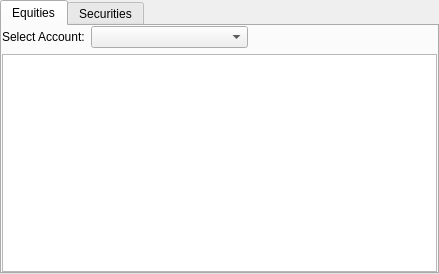
<?xml version="1.0" encoding="UTF-8"?>
<ui version="4.0">
 <class>KInvestmentView</class>
 <widget class="QWidget" name="KInvestmentView">
  <property name="geometry">
   <rect>
    <x>0</x>
    <y>0</y>
    <width>439</width>
    <height>274</height>
   </rect>
  </property>
  <property name="windowTitle">
   <string>Investment Summary</string>
  </property>
  <layout class="QVBoxLayout">
   <item>
    <widget class="QTabWidget" name="m_tab">
     <property name="currentIndex">
      <number>0</number>
     </property>
     <widget class="QWidget" name="m_equitiesTab">
      <attribute name="title">
       <string>Equities</string>
      </attribute>
      <layout class="QVBoxLayout">
       <property name="leftMargin">
        <number>0</number>
       </property>
       <property name="topMargin">
        <number>0</number>
       </property>
       <property name="rightMargin">
        <number>0</number>
       </property>
       <property name="bottomMargin">
        <number>0</number>
       </property>
       <item>
        <layout class="QHBoxLayout" stretch="70,250,300">
         <item>
          <widget class="QLabel" name="textLabel1">
           <property name="text">
            <string>Select Account:</string>
           </property>
           <property name="wordWrap">
            <bool>false</bool>
           </property>
          </widget>
         </item>
         <item>
          <widget class="KMyMoneyAccountCombo" name="m_accountComboBox"/>
         </item>
         <item>
          <spacer name="spacer1">
           <property name="orientation">
            <enum>Qt::Horizontal</enum>
           </property>
           <property name="sizeType">
            <enum>QSizePolicy::Expanding</enum>
           </property>
           <property name="sizeHint" stdset="0">
            <size>
             <width>280</width>
             <height>20</height>
            </size>
           </property>
          </spacer>
         </item>
        </layout>
       </item>
       <item>
        <layout class="QHBoxLayout">
         <item>
          <widget class="QTreeView" name="m_equitiesTree">
           <property name="contextMenuPolicy">
            <enum>Qt::CustomContextMenu</enum>
           </property>
           <property name="toolTip">
            <string>Summary of the equities contained in this account, showing your holdings and their most recent price.</string>
           </property>
           <property name="editTriggers">
            <set>QAbstractItemView::DoubleClicked</set>
           </property>
           <property name="showDropIndicator" stdset="0">
            <bool>false</bool>
           </property>
           <property name="alternatingRowColors">
            <bool>true</bool>
           </property>
           <property name="indentation">
            <number>0</number>
           </property>
           <property name="rootIsDecorated">
            <bool>false</bool>
           </property>
           <property name="itemsExpandable">
            <bool>false</bool>
           </property>
           <property name="sortingEnabled">
            <bool>true</bool>
           </property>
           <property name="allColumnsShowFocus">
            <bool>true</bool>
           </property>
          </widget>
         </item>
        </layout>
       </item>
      </layout>
     </widget>
     <widget class="QWidget" name="m_securitiesTab">
      <attribute name="title">
       <string>Securities</string>
      </attribute>
      <layout class="QHBoxLayout">
       <item>
        <layout class="QVBoxLayout" name="m_securitiesLayout">
         <item>
          <widget class="QLineEdit" name="m_searchSecurities"/>
         </item>
         <item>
          <widget class="QTreeView" name="m_securitiesTree">
           <property name="editTriggers">
            <set>QAbstractItemView::DoubleClicked</set>
           </property>
           <property name="showDropIndicator" stdset="0">
            <bool>false</bool>
           </property>
           <property name="alternatingRowColors">
            <bool>true</bool>
           </property>
           <property name="indentation">
            <number>0</number>
           </property>
           <property name="rootIsDecorated">
            <bool>false</bool>
           </property>
           <property name="itemsExpandable">
            <bool>false</bool>
           </property>
           <property name="sortingEnabled">
            <bool>true</bool>
           </property>
           <property name="allColumnsShowFocus">
            <bool>true</bool>
           </property>
           <property name="expandsOnDoubleClick">
            <bool>false</bool>
           </property>
          </widget>
         </item>
        </layout>
       </item>
       <item>
        <layout class="QVBoxLayout">
         <item>
          <widget class="QPushButton" name="m_editSecurityButton">
           <property name="toolTip">
            <string>Modify the selected entry</string>
           </property>
           <property name="whatsThis">
            <string>Change the security information of the selected entry.</string>
           </property>
           <property name="text">
            <string>Edit...</string>
           </property>
          </widget>
         </item>
         <item>
          <widget class="QPushButton" name="m_deleteSecurityButton">
           <property name="toolTip">
            <string>Delete this entry</string>
           </property>
           <property name="whatsThis">
            <string>Remove this security item from the file</string>
           </property>
           <property name="text">
            <string>Delete...</string>
           </property>
          </widget>
         </item>
         <item>
          <spacer name="spacer3">
           <property name="orientation">
            <enum>Qt::Vertical</enum>
           </property>
           <property name="sizeType">
            <enum>QSizePolicy::Expanding</enum>
           </property>
           <property name="sizeHint" stdset="0">
            <size>
             <width>20</width>
             <height>110</height>
            </size>
           </property>
          </spacer>
         </item>
         <item>
          <spacer name="spacer7">
           <property name="orientation">
            <enum>Qt::Vertical</enum>
           </property>
           <property name="sizeType">
            <enum>QSizePolicy::Expanding</enum>
           </property>
           <property name="sizeHint" stdset="0">
            <size>
             <width>20</width>
             <height>51</height>
            </size>
           </property>
          </spacer>
         </item>
        </layout>
       </item>
      </layout>
     </widget>
    </widget>
   </item>
  </layout>
 </widget>
 <layoutdefault spacing="6" margin="0"/>
 <customwidgets>
  <customwidget>
   <class>KComboBox</class>
   <extends>QComboBox</extends>
   <header>kcombobox.h</header>
  </customwidget>
  <customwidget>
   <class>KMyMoneyAccountCombo</class>
   <extends>KComboBox</extends>
   <header>kmymoneyaccountcombo.h</header>
  </customwidget>
 </customwidgets>
 <resources/>
 <connections/>
</ui>
